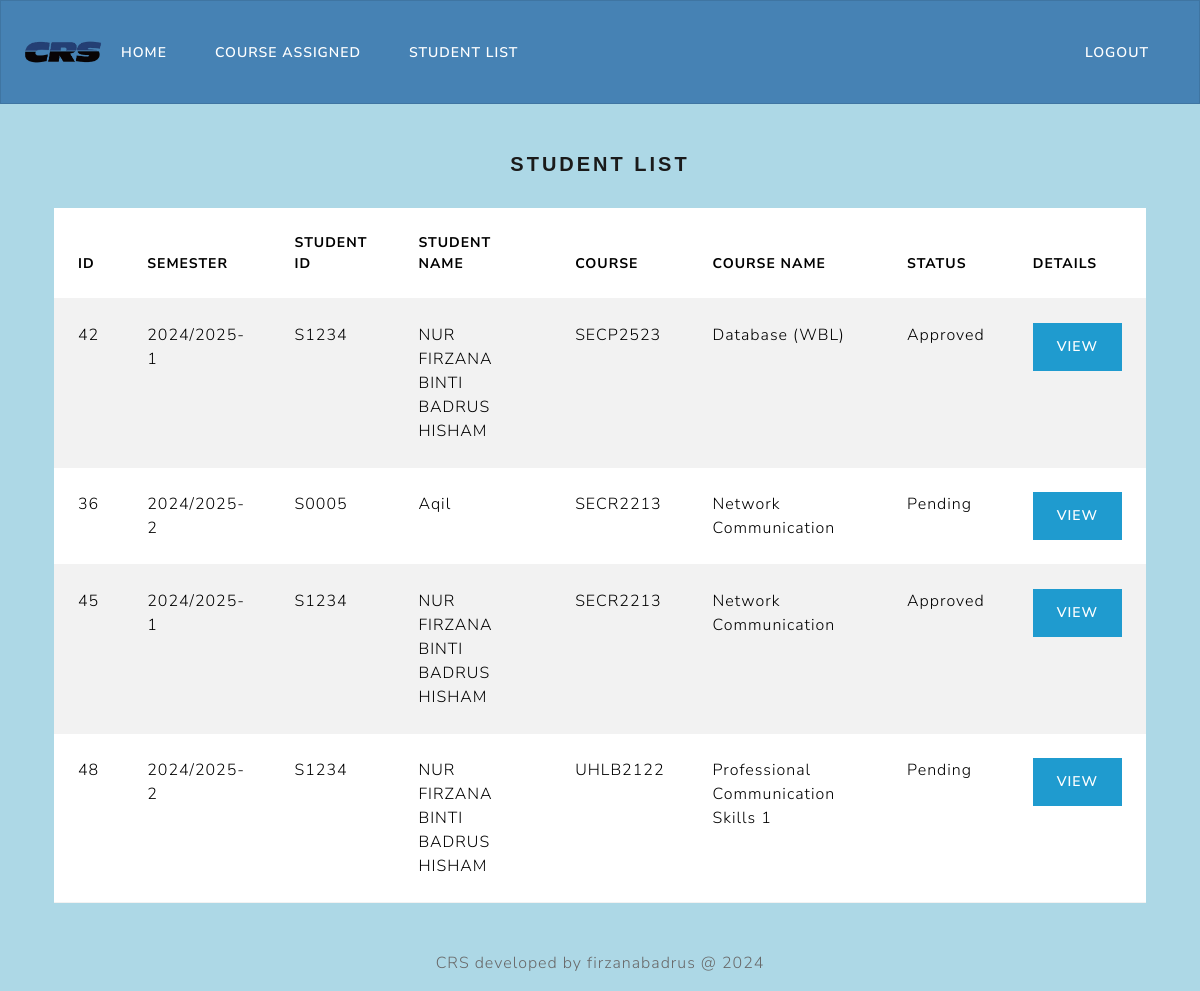
Page /crs/courselist.php (signed in) on the committed database.
### tables this page shows
CREATE TABLE `tb_registration` (
  `r_tID` int(11) NOT NULL COMMENT 'This is the transaction ID',
  `r_student` varchar(10) NOT NULL,
  `r_course` varchar(10) NOT NULL,
  `r_sem` varchar(11) NOT NULL,
  `r_status` int(11) NOT NULL DEFAULT 1
);

CREATE TABLE `tb_user` (
  `u_sNo` varchar(10) NOT NULL,
  `u_pwd` varchar(255) NOT NULL,
  `u_email` varchar(30) NOT NULL,
  `u_name` varchar(50) NOT NULL,
  `u_contact` int(20) NOT NULL,
  `u_state` varchar(20) NOT NULL,
  `u_req` date DEFAULT NULL,
  `u_uType` int(11) NOT NULL,
  `verification_token` varchar(255) DEFAULT NULL,
  `is_verified` tinyint(1) DEFAULT 0
);

CREATE TABLE `tb_course` (
  `c_code` varchar(10) NOT NULL,
  `c_name` varchar(255) NOT NULL,
  `c_credit` int(11) NOT NULL,
  `c_lect` varchar(10) NOT NULL
);

CREATE TABLE `tb_status` (
  `s_id` int(11) NOT NULL,
  `s_desc` varchar(20) NOT NULL
);

### crs/courselist.php (the view, shortened to what this page needs)
<?php include ('crssession.php');
include 'headerLecturer.php';
include 'dbconnect.php';
$uic = $_SESSION['u_sNo'];
$sql = "SELECT * FROM tb_registration
        LEFT JOIN tb_user ON tb_registration.r_student = tb_user.u_sNo
        LEFT JOIN tb_course ON tb_registration.r_course = tb_course.c_code
        LEFT JOIN tb_status ON tb_registration.r_status = tb_status.s_id
        WHERE tb_course.c_lect = '$uic'";
$result = mysqli_query($con, $sql);
?>
<div class="container">
  <div class="container">
  <h4 style="text-align: center; font-family: Verdana, sans-serif;">STUDENT LIST</h4><br>
  <table class="table table-striped table-hover">
    <thead>
      <tr>
        <th scope="col">ID</th>
        <th scope="col">Semester</th>
        <th scope="col">Student ID</th>
        <th scope="col">Student Name</th>
        <th scope="col">Course</th>
        <th scope="col">Course Name</th>
        <th scope="col">Status</th>
        <th scope="col">Details</th>
      </tr>
    </thead>
    <tbody>
        <?php
      while($row = mysqli_fetch_array($result))
      {
        echo"<tr>";
            echo"<td>".$row['r_tID']."</td>";
            echo"<td>".$row['r_sem']."</td>";
            echo"<td>".$row['u_sNo']."</td>";
            echo"<td>".$row['u_name']."</td>";
            echo"<td>".$row['r_course']."</td>";
            echo"<td>".$row['c_name']."</td>";
            echo"<td>".$row['s_desc']."</td>";
            echo"<td>";
            echo"<a href='processCourseapproval.php?id=".$row['r_tID']."' class='btn btn-info'>View</a>";
            echo"</td>";
        echo"</tr>";
      }
      ?>
    </tbody>
  </table>
</div><br><br><br>
<?php include 'footer.php'; ?>

### crs/headerLecturer.php (style rules this page uses)
body { background-color: lightblue; color: black; }

### rows in the picture
tb_registration: r_tID "42", r_sem "2024/2025-1", r_student.u_sNo "S1234", r_student.u_name "NUR FIRZANA BINTI BADRUS HISHAM", r_course "SECP2523", r_course.c_name "Database (WBL)", r_status.s_desc "Approved"
tb_registration: r_tID "36", r_sem "2024/2025-2", r_student.u_sNo "S0005", r_student.u_name "Aqil", r_course "SECR2213", r_course.c_name "Network Communication", r_status.s_desc "Pending"
tb_registration: r_tID "45", r_sem "2024/2025-1", r_student.u_sNo "S1234", r_student.u_name "NUR FIRZANA BINTI BADRUS HISHAM", r_course "SECR2213", r_course.c_name "Network Communication", r_status.s_desc "Approved"
tb_registration: r_tID "48", r_sem "2024/2025-2", r_student.u_sNo "S1234", r_student.u_name "NUR FIRZANA BINTI BADRUS HISHAM", r_course "UHLB2122", r_course.c_name "Professional Communication Skills 1", r_status.s_desc "Pending"
